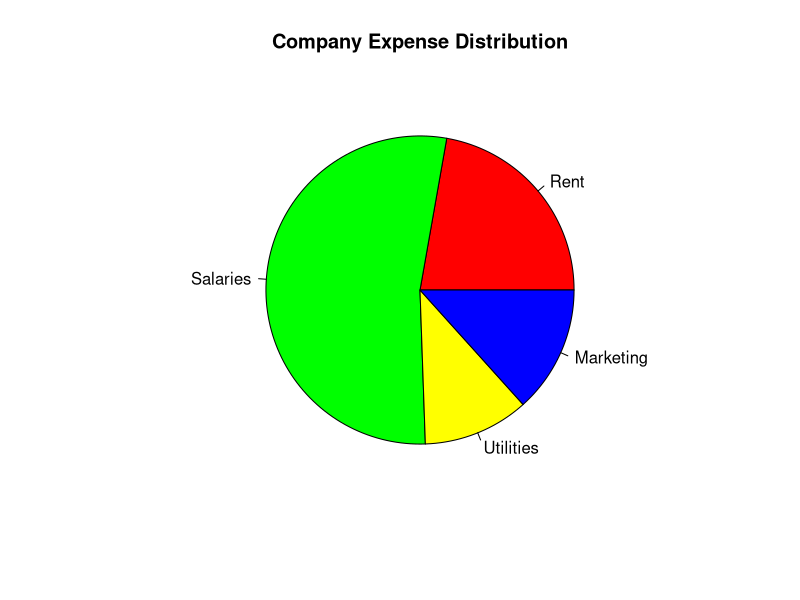

This figure's R source:
expenses <- list(
  Rent = 50000,
  Salaries = 120000,
  Utilities = 25000,
  Marketing = 30000
)

total_expense <- expenses$Rent + expenses$Salaries + expenses$Utilities + expenses$Marketing

cat("Total Monthly Expense:", total_expense, "\n")

values <- c(expenses$Rent, expenses$Salaries, expenses$Utilities, expenses$Marketing)

labels <- names(expenses)


max_val <- max(values)

highest_expense_name <- labels[values == max_val]

cat("Highest Expense is:", highest_expense_name, "with amount:", max_val, "\n")

pie(values, labels = labels, col = c("red", "green", "yellow", "blue"),
    main = "Company Expense Distribution")



